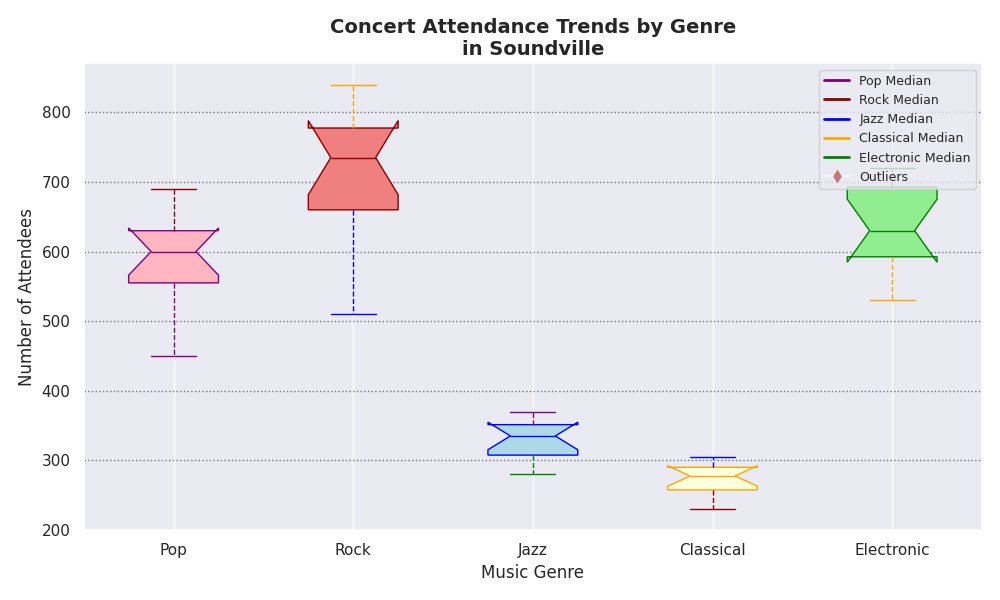

Write the Python code that produced this figure.
import matplotlib.pyplot as plt

genres = ['Pop', 'Rock', 'Jazz', 'Classical', 'Electronic']
attendance_data = {
    'Pop': [480, 570, 450, 590, 670, 620, 540, 660, 610, 620, 690, 560],
    'Rock': [750, 580, 810, 760, 800, 510, 720, 710, 840, 770, 600, 680],
    'Jazz': [320, 355, 290, 330, 340, 360, 310, 350, 280, 300, 370, 340],
    'Classical': [240, 305, 250, 290, 270, 285, 260, 230, 295, 275, 280, 290],
    'Electronic': [680, 710, 550, 700, 620, 610, 570, 720, 640, 600, 690, 530]
}

data = [attendance_data[genre] for genre in genres]

# Randomly shuffled color assignments and marker types for demonstration
color_assignments = [
    {'facecolor': 'lightpink', 'color': 'purple'},
    {'facecolor': 'lightcoral', 'color': 'darkred'},
    {'facecolor': 'lightblue', 'color': 'blue'},
    {'facecolor': 'lightyellow', 'color': 'orange'},
    {'facecolor': 'lightgreen', 'color': 'green'}
]

fig, ax = plt.subplots(figsize=(10, 6))

box = ax.boxplot(data, patch_artist=True, notch=True, vert=True)  # Notch added

for patch, color in zip(box['boxes'], color_assignments):
    patch.set_facecolor(color['facecolor'])
    patch.set_edgecolor(color['color'])

for whisker, color in zip(box['whiskers'], color_assignments*2):
    whisker.set_color(color['color'])
    whisker.set_linestyle('--')  # Dashed line style

for cap, color in zip(box['caps'], color_assignments*2):
    cap.set_color(color['color'])

for median, color in zip(box['medians'], color_assignments):
    median.set_color(color['color'])  # Multicolored medians

for flier in box['fliers']:
    flier.set(markerfacecolor='brown', marker='d', markersize=8, alpha=0.6)  # Changed marker type and color

ax.set_title('Concert Attendance Trends by Genre\nin Soundville', fontsize=14, fontweight='bold')
ax.set_xlabel('Music Genre', fontsize=12)
ax.set_ylabel('Number of Attendees', fontsize=12)
ax.set_xticks(range(1, len(genres) + 1))
ax.set_xticklabels(genres, fontsize=11)

ax.yaxis.grid(True, linestyle=':', which='major', color='black', alpha=0.5)  # Different grid style

handles = [plt.Line2D([0], [0], color=color['color'], lw=2, label=f'{genre} Median') for genre, color in zip(genres, color_assignments)]
handles.append(plt.Line2D([0], [0], marker='d', color='w', label='Outliers',
                          markerfacecolor='brown', markersize=8, alpha=0.6))  # Updated legend

ax.legend(handles=handles, loc='upper right', fontsize=9)  # Moved legend position

plt.tight_layout()
plt.show()
